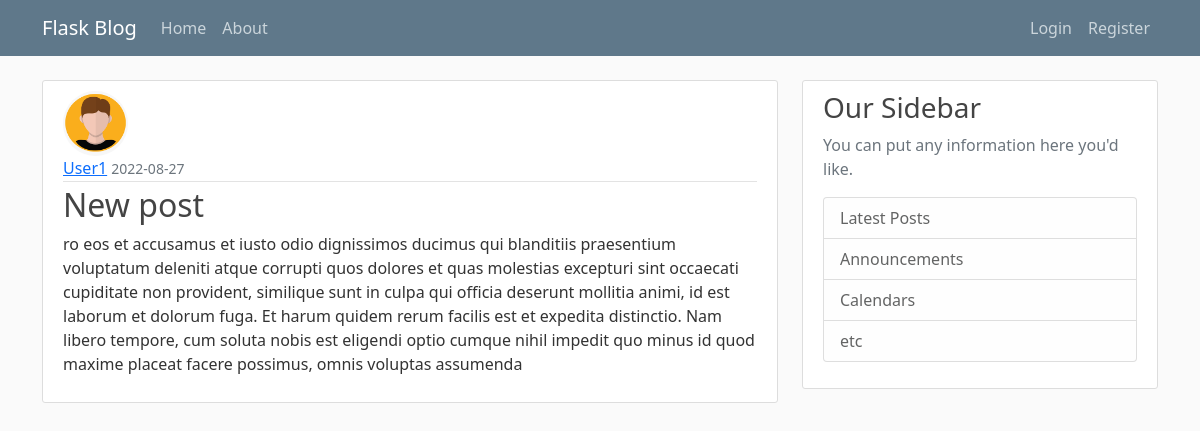
Screenshot of /post/8 with the database file from the repository.
### flaskblog/models.py (models this page shows, shortened)
class User(db.Model, UserMixin):
    id = db.Column(db.Integer, primary_key=True)
    username = db.Column(db.String(20), unique=True, nullable=False)
    email = db.Column(db.String(120), unique=True, nullable=False)
    image_file = db.Column(db.String(20), nullable=False, default='default.png')
    password = db.Column(db.String(60), nullable=False)
    posts = db.relationship('Post', backref='author', lazy=True)

class Post(db.Model):
    id = db.Column(db.Integer, primary_key=True)
    title = db.Column(db.String(100), nullable=False)
    date_posted = db.Column(db.DateTime, nullable=False, default=datetime.utcnow)
    content = db.Column(db.Text(20), nullable=False)
    user_id =  db.Column(db.Integer, db.ForeignKey('user.id'), nullable=False)

### flaskblog/posts/routes.py (the view)
@posts.route("/post/<int:post_id>")
def post(post_id):
    post = Post.query.get_or_404(post_id)
    return render_template('post.html', title=post.title, post=post)

### flaskblog/templates/post.html (shortened to what this page needs)
{% extends "layout.html" %}
{% block content %}
    <article class="media content-section">
      <img class="rounded-circle article-img" src="{{ url_for('static', filename='profile_pics/'+post.author.image_file) }}">
      <div class="media-body">
        <div class="article-metadata">
          <a class="mr-2" href="{{ url_for('users.user_posts', username=post.author.username) }}">{{ post.author.username }}</a>
          <small class="text-muted">{{ post.date_posted.strftime('%Y-%m-%d') }}</small>
        </div>
        <h2 class="article-title">{{ post.title }}</h2>
        <p class="article-content">{{ post.content }}</p>
      </div>
    </article>
{% endblock content %}

### flaskblog/static/main.css (style rules this page uses)
body { background: #fafafa; color: #333333; margin-top: 5rem; }
h1, h2, h3, h4, h5, h6 { color: #444444; }
.content-section { background: #ffffff; padding: 10px 20px; border: 1px solid #dddddd; border-radius: 3px; margin-bottom: 20px; }
.article-title { color: #444444; }
.article-content { white-space: pre-line; }
.article-img { height: 65px; width: 65px; margin-right: 16px; }
.article-metadata { padding-bottom: 1px; margin-bottom: 4px; border-bottom: 1px solid #e3e3e3 }

### rows the page displays
User: image_file (placeholder picture), author.username "User1"
Post: date_posted "2022-08-27", title "New post", content "ro eos et accusamus et iusto odio dignissimos ducimus qui blanditiis praesentium voluptatum deleniti atque corrupti quos dolores et quas molestias excepturi sint occaecati cupiditate non provident, similique sunt in culpa qui officia deserunt mollitia animi, id est laborum et dolorum fuga. Et harum quidem rerum facilis est et expedita distinctio. Nam libero tempore, cum soluta nobis est eligendi optio cumque nihil impedit quo minus id quod maxime placeat facere possimus, omnis voluptas assumenda"
